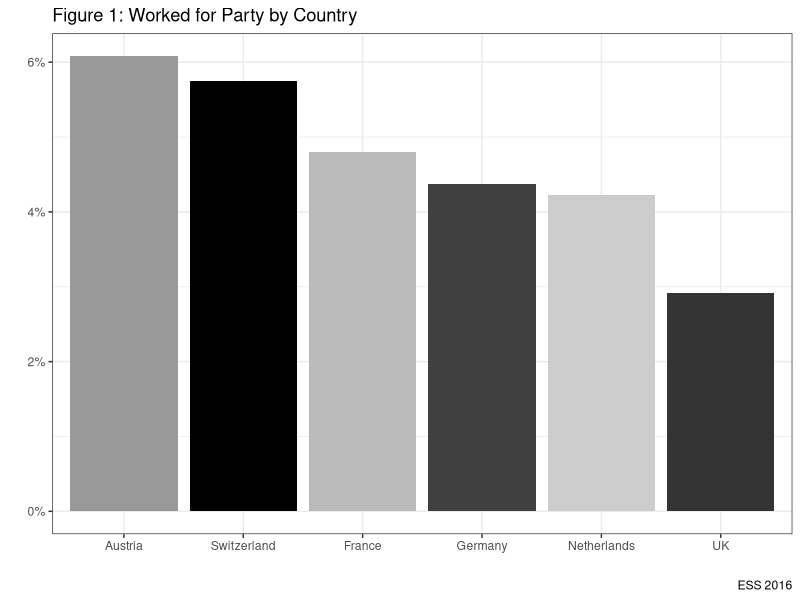
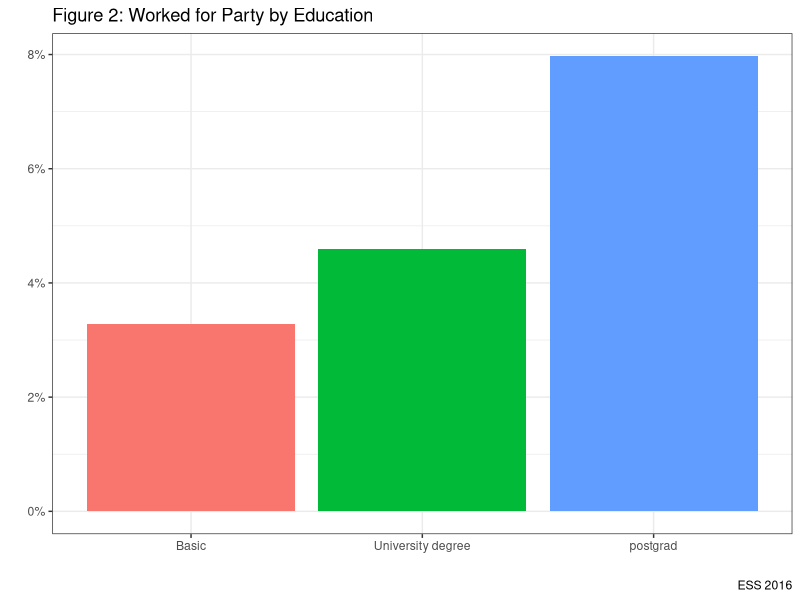
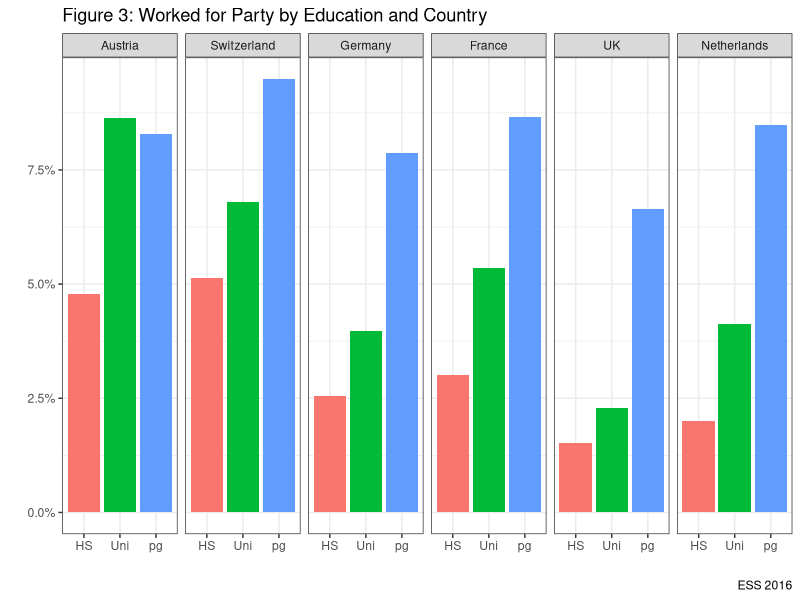
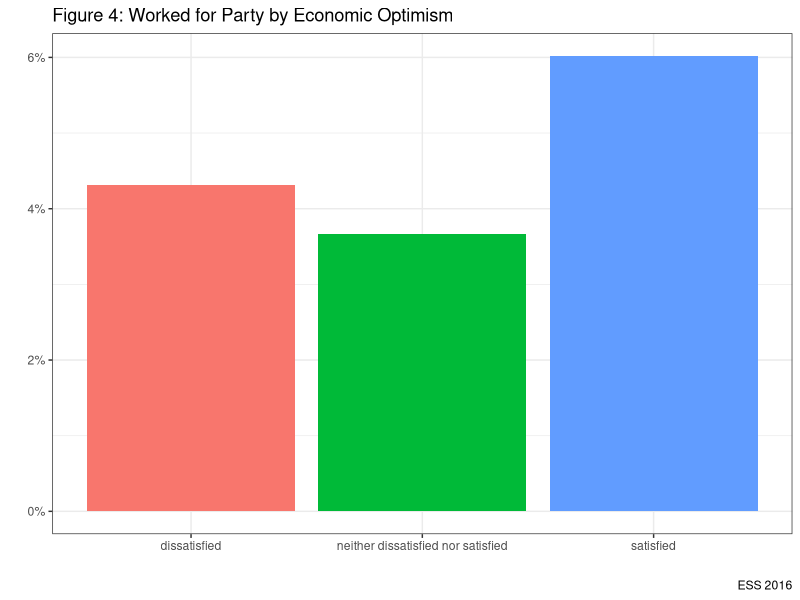
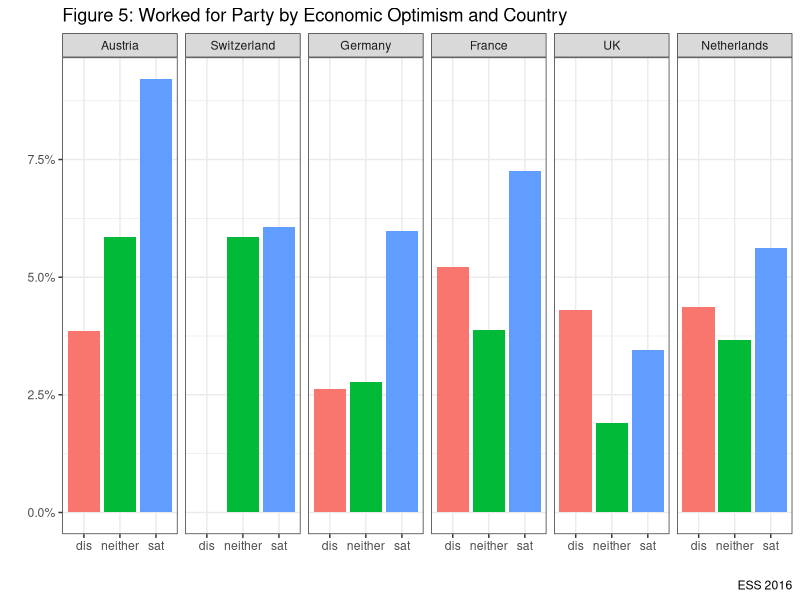

Generate these figures, in order, with R:
# In the lecture, we found a particularly challenging picture of political parties. We found:

                  # (1) weakening attachments

                  # (2) falling (and concentrating) membership; and

                  # (3) Negative public images.

# In this lab, we're going to look at who works for political parties,
# examining their socio-economic background to see if there is inequality.

ESS <- foreign::read.dta("data/ESS.dta", convert.factors=TRUE)
attach(ESS)
library(tidyverse)
options(warn = -1)

#Let's begin by looking at the general levels of working for parties:

ESS %>% filter(!is.na(wparty)) %>% count(wparty) %>%
  mutate("%" = round(n/sum(n) * 100, digits=1)) %>%
  knitr::kable("pandoc", caption = "Work for Party in European Democracies",
  col.names = c('Worked', 'N', '%'), align="lccc")

#How does this vary by country?#

ESS %>% group_by(cntry) %>% filter(!is.na(wparty)) %>%
  count(wparty) %>% mutate("%" = round(n/sum(n) * 100, digits=1)) %>%
  knitr::kable("pandoc", caption = "Comparing Work for Party in European Democracies",
  col.names = c('Country', 'Worked', 'N', '%'), align="cccc")

# Let's graph this to make the findings stand out a bit better

ESS %>% group_by(cntry) %>% filter(!is.na(wparty)) %>%
  count(wparty) %>% mutate(prop=prop.table(n*100)) %>%
  filter(!wparty=="have not worked for pp") %>%
  ggplot(aes(x=reorder(cntry, -prop), y=prop, fill=cntry)) +
  geom_bar(stat="identity")+
  scale_fill_manual(values=c("#999999", "#000000", "#404040", "#BABABA", "#333333", "#CCCCCC"))+
  labs(x="", y="", title="Figure 1: Worked for Party by Country", caption="ESS 2016")+
  scale_y_continuous(labels=scales::percent)+
  theme_bw()+
  guides(fill=FALSE)

# How does the age of the population differ from that of workers of political parties?

a <- ESS %>% group_by(cntry) %>% summarise(mean= mean(age, na.rm=T))
b <- ESS %>% group_by(cntry, wparty) %>% summarise(avg_age_pp= mean(age, na.rm=T)) %>% filter(!is.na(wparty), !wparty=="have not worked for pp")
left_join(a, b, by = "cntry") %>% select(-wparty) %>%
     knitr::kable("pandoc", caption = "Average Population and Workers of Parties in European Democracies",
     col.names = c('Country', 'Average Age Population', 'Average Age Worker Political Party'), digits =1, align="cccc") %>% print()

# Is there gender balance amongst workers of political parties compared with the population?#

c <- ESS %>% group_by(cntry) %>%
  count(gender) %>%
  mutate(perc_pop=n/sum(n)*100)
d <- ESS %>% filter(wparty=="have worked for pp") %>% group_by(cntry, gender) %>%
       count(wparty) %>% group_by(cntry) %>% mutate(perc_wk_pp=n/sum(n)*100) %>%
       select(-wparty)
left_join(c, d, by=c("cntry", "gender")) %>% select(-n.x, -n.y) %>%
  knitr::kable("pandoc", caption = "Gender Balance in Population and Workers of Parties in European Democracies",
               col.names = c('Country', 'Gender', 'Population', 'Workers of Political Party'),
               digits =1, align="cccc") %>% print()

#Let's take a look at Education#


ESS %>% group_by(educat) %>% filter(!is.na(wparty), !is.na(educat)) %>%
       count(wparty) %>% mutate(prop=prop.table(n*100)) %>%
       filter(!wparty=="have not worked for pp") %>%
       ggplot(aes(x=educat, y=prop, fill=educat)) +
       geom_bar(stat="identity")+
       labs(x="", y="", title="Figure 2: Worked for Party by Education", caption="ESS 2016")+
       scale_y_continuous(labels=scales::percent)+
       theme_bw()+
       guides(fill=FALSE)

ESS %>% group_by(educat, cntry) %>% filter(!is.na(wparty), !is.na(educat)) %>%
  count(wparty) %>% mutate(prop=prop.table(n*100)) %>%
  filter(!wparty=="have not worked for pp") %>%
  ggplot(aes(x=educat, y=prop, fill=educat)) +
  geom_bar(stat="identity")+
  facet_grid(~cntry)+
  labs(x="", y="", title="Figure 3: Worked for Party by Education and Country", caption="ESS 2016")+
  scale_y_continuous(labels=scales::percent)+
  theme_bw()+
  guides(fill=FALSE)+
  scale_x_discrete(labels=c("Basic" = "HS", "University degree" = "Uni", "postgrad" = "pg"))


#Economically Optimistic Party Workers?

ESS %>% group_by(econsat) %>% filter(!is.na(wparty), !is.na(econsat)) %>%
  count(wparty) %>% mutate(prop=prop.table(n*100)) %>%
  filter(!wparty=="have not worked for pp") %>%
  ggplot(aes(x=econsat, y=prop, fill=econsat)) +
  geom_bar(stat="identity")+
  labs(x="", y="", title="Figure 4: Worked for Party by Economic Optimism", caption="ESS 2016")+
  scale_y_continuous(labels=scales::percent)+
  theme_bw()+
  guides(fill=FALSE)

ESS %>% group_by(econsat, cntry) %>% filter(!is.na(wparty), !is.na(econsat)) %>%
  count(wparty) %>% mutate(prop=prop.table(n*100)) %>%
  filter(!wparty=="have not worked for pp") %>%
  ggplot(aes(x=econsat, y=prop, fill=econsat)) +
  geom_bar(stat="identity")+
  facet_grid(~cntry)+
  labs(x="", y="", title="Figure 5: Worked for Party by Economic Optimism and Country", caption="ESS 2016")+
  scale_y_continuous(labels=scales::percent)+
  theme_bw()+
  guides(fill=FALSE)+
  scale_x_discrete(labels=c("dissatisfied" = "dis", "neither dissatisfied nor satisfied" = "neither", "satisfied" = "sat"))

rm(a,b,c,d)


# What can we conclude about people who work for parties? Are they a model of equality and diversity?
